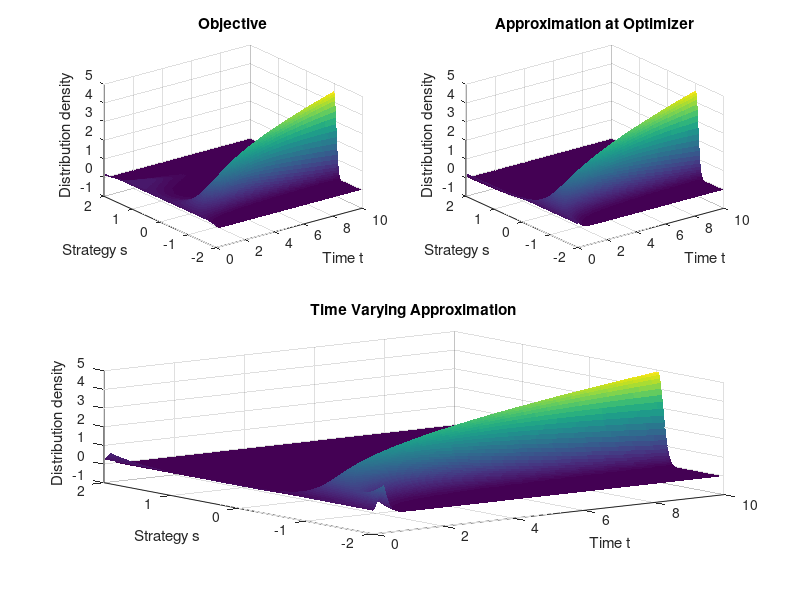

MATLAB code to generate this figure: (Note: this script raises an error after producing the figure.)
clc; clear; close all;

%% Global
S = (-2:0.01:2)';
n = numel(S);

% Uniform initial distribution
x0 = (1/n) .* ones(n,1); 

% % Custom initial distribution
% a = 1;
% m0 = a * ones(n,1);
% 
% sigma0 = 0.3;
% 
% dist2 = (S - m0).^2;
% 
% x0 = exp(-dist2/(2*sigma0^2));
% x0 = x0/sum(x0);

% Time
tspan = [0,10];

%% Objective minimization and derivatives
g = @(s) (3/2) * s.^4 - (1/4) * s.^3 - 3 * s.^2 + (3/4) * s + 1;
dg = @(s) 6 * s.^3 - (3/4) * s.^2 - 6 * s + 3/4;
ddg = @(s) 18 * s.^2 - (3/2) * s - 6;

F = @(x) x' * g(S) - g(S);              % Vector payoff

f = @(t,x) x .* (F(x) - x' * F(x));     % Replicator dynamics

[tg,xg] = ode45(f, tspan, x0);          % Simulate dynamics
xg = xg';

%% Approximation minimization centered at global minima
qg = @(s) (27/4) * (s + 1).^2 - 1;

Fqg = @(x) x' * qg(S) - qg(S);             % Vector payoff

fqg = @(t,x) x .* (Fqg(x) - x' * Fqg(x));  % Replicator dynamics

[tqg,xqg] = ode45(fqg, tspan, x0);         % Simulate dynamics
xqg = xqg';

%% Approximation minimization with time varying center
m = @(x) x' * S;

q = @(m,s) g(m) + ...
    dg(m) * (s - m) + ...
    0.5 * ddg(m) * (s - m).^2;

Fq = @(x) x' * q(m(x),S) - q(m(x),S);   % Vector payoff

fq = @(t,x) x .* (Fq(x) - x' * Fq(x));  % Replicator dynamics

[tq,xq] = ode45(fq, tspan, x0);         % Simulate dynamics
xq = xq';

%% Plots
% Distribution Evolution
dS = S(2)-S(1);
xgDensity = xg / dS;
xqgDensity = xqg / dS;
xqDensity = xq / dS;

figure;

subplot(2,2,1)
surf(tg,S,xgDensity,'EdgeColor','none');
xlabel('Time t');
ylabel('Strategy s');
zlabel('Distribution density');
title('Objective');
grid on;

subplot(2,2,2)
surf(tqg,S,xqgDensity,'EdgeColor','none');
xlabel('Time t');
ylabel('Strategy s');
zlabel('Distribution density');
title('Approximation at Optimizer');
grid on;

subplot(2,2,[3 4])
surf(tq,S,xqDensity,'EdgeColor','none');
xlabel('Time t');
ylabel('Strategy s');
zlabel('Distribution density');
title('Time Varying Approximation');
grid on;

sgtitle('Strategy Distribution Updates via Replicator Dynamics')

% Mean convergence rates
mg = S' * xg;
mqg = S' * xqg;
mq = S' * xq;

sStar = -1;
epsilon = 2e-2;

err_g  = abs(mg(:)  - sStar);
err_qg = abs(mqg(:) - sStar);
err_q  = abs(mq(:)  - sStar);

idx_g  = settlingIndex(err_g,  epsilon);
idx_qg = settlingIndex(err_qg, epsilon);
idx_q  = settlingIndex(err_q,  epsilon);

figure;

plot(tg,mg,'LineWidth',2,'Color','#1D2DCF');
hold on;
plot(tqg,mqg,'LineWidth',2,'Color','#CF1DB1');
plot(tq,mq,'LineWidth',2,'Color','#AE1DCF');

yline(sStar,'k--','LineWidth',1.5);
yline(sStar + epsilon,'k:','LineWidth',1.5);
yline(sStar - epsilon,'k:','LineWidth',1.5);

if ~isnan(idx_g)
    plot(tg(idx_g),mg(idx_g),'o', ...
        'MarkerSize',8,'LineWidth',1.5,'Color','#1DCF2C');
end

if ~isnan(idx_qg)
    plot(tqg(idx_qg),mqg(idx_qg),'s', ...
        'MarkerSize',8,'LineWidth',1.5,'Color','#1D85CF');
end

if ~isnan(idx_q)
    plot(tq(idx_q),mq(idx_q),'^', ...
        'MarkerSize',8,'LineWidth',1.5,'Color','#1DCCCF');
end

xlabel('Time t');
ylabel('Mean strategy m(t)');
title('Mean trajectories and convergence points');
grid on;
hold off;

legend('m(t) for g', ...
    'm_{qg}(t) centered at optimizer', ...
    'm_q(t) for time-varying q', ...
    'Global minimizer s = -1', ...
    '\epsilon-neighborhood', ...
    '', ...
    'Convergence time for m(t)', ...
    'Convergence time for m_{qg}(t) centered at optimizer', ...
    'Convergence time for m_q(t) for time-varying');

%% Functions
% 1
function idx = settlingIndex(err, epsilon)
err = err(:);

% Last recorded point outside the epsilon-neighborhood
lastOutside = find(err > epsilon, 1, 'last');

if isempty(lastOutside)
    % Already inside the neighborhood at the initial time
    idx = 1;
elseif lastOutside == numel(err)
    % Did not settle during the simulation
    idx = NaN;
else
    % First point after the final tolerance violation
    idx = lastOutside + 1;
end
end
